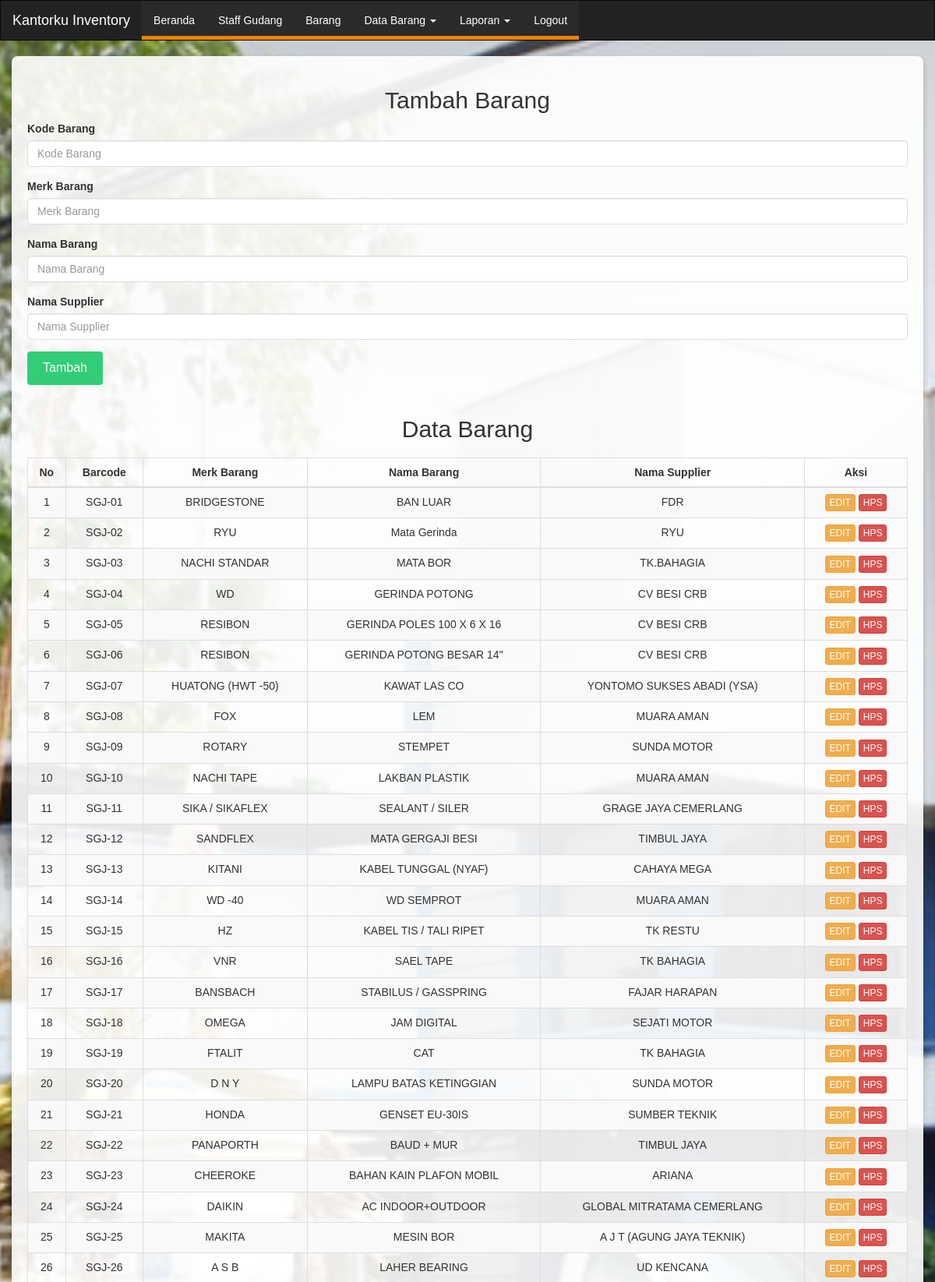
Page /data/barang.php (upper part) on the committed database.
### tables this page shows
CREATE TABLE `barang` (
  `id_barang` int NOT NULL,
  `barcode` varchar(15) NOT NULL,
  `merk_barang` varchar(30) NOT NULL,
  `nama_barang` varchar(30) NOT NULL,
  `nama_supplier` varchar(255) DEFAULT NULL
);

### data/barang.php (the view, shortened to what this page needs)
<?php
include '../koneksi.php';
?>
<!DOCTYPE html>
<html lang="id">
<head>
    <link rel="stylesheet" href="https://maxcdn.bootstrapcdn.com/bootstrap/3.3.7/css/bootstrap.min.css">
    <link href="../karre.css" rel="stylesheet" />
</head>
<body>
<nav class="navbar navbar-inverse">
    <div class="container-fluid">
        <div class="navbar-header">
            <a class="navbar-brand" href="#">Kantorku Inventory</a>
        </div>
        <div class="collapse navbar-collapse" id="navbarNav">
            <ul class="nav navbar-nav">
                <li><a href="../beranda.php">Beranda</a></li>
                <li><a href="../admin/admin.php">Staff Gudang</a></li>
                <li><a href="barang.php">Barang</a></li>
                <li class="dropdown">
                    <a href="#" class="dropdown-toggle" data-toggle="dropdown" role="button" aria-haspopup="true" aria-expanded="false">Data Barang <span class="caret"></span></a>
                </li>
                <li class="dropdown">
                    <a href="#" class="dropdown-toggle" data-toggle="dropdown" role="button" aria-haspopup="true" aria-expanded="false">Laporan <span class="caret"></span></a>
                </li>
                <li><a href="../index.php">Logout</a></li>
            </ul>
        </div>
    </div>
</nav>
<div class="container">
    <h2 class="text-center">Tambah Barang</h2>
    <form method="post" action="aksi_tambah_barang.php" enctype="multipart/form-data">
        <div class="form-group">
            <label for="barcode"><strong>Kode Barang</strong></label>
            <input type="text" class="form-control" id="barcode" name="barcode" placeholder="Kode Barang" required>
        </div>
        <div class="form-group">
            <label for="merk_barang"><strong>Merk Barang</strong></label>
            <input type="text" class="form-control" id="merk_barang" name="merk_barang" placeholder="Merk Barang" required>
        </div>
        <div class="form-group">
            <label for="nama_barang"><strong>Nama Barang</strong></label>
            <input type="text" class="form-control" id="nama_barang" name="nama_barang" placeholder="Nama Barang" required>
        </div>
        <div class="form-group">
            <label for="nama_supplier"><strong>Nama Supplier</strong></label>
            <input type="text" class="form-control" id="nama_supplier" name="nama_supplier" placeholder="Nama Supplier" required>
        </div>
        <button type="submit" class="btn btn-primary">Tambah</button>
    </form>
    <h2 class="text-center" style="margin-top: 40px;">Data Barang</h2>
    <table class="table table-striped table-bordered">
        <thead>
            <tr>
                <th>No</th>
                <th>Barcode</th>
                <th>Merk Barang</th>
                <th>Nama Barang</th>
                <th>Nama Supplier</th>
                <th>Aksi</th>
            </tr>
        </thead>
        <tbody>
        <?php
        $no = 1;
        $sql = "SELECT * FROM barang";
        $query = mysqli_query($db_link, $sql);
        while ($data = mysqli_fetch_array($query)) {
        ?>
            <tr>
                <td><?php echo $no; ?></td>
                <td><?php echo htmlspecialchars($data['barcode']); ?></td>
                <td><?php echo htmlspecialchars($data['merk_barang']); ?></td>
                <td><?php echo htmlspecialchars($data['nama_barang']); ?></td>
                <td><?php echo htmlspecialchars($data['nama_supplier']); ?></td>
                <td>
                    <a href="editbarang.php?id_barang=<?php echo urlencode($data['id_barang']); ?>" class="btn btn-warning btn-xs">EDIT</a>
                    <a href="delete.php?id_barang=<?php echo urlencode($data['id_barang']); ?>" onclick="return confirm('Anda yakin?')" class="btn btn-danger btn-xs">HPS</a>
                </td>
            </tr>
        <?php
            $no++;
        }
        ?>
        </tbody>
    </table>
</div>
</body>
</html>

### karre.css (style rules this page uses)
body { margin:0px; padding: 0px; }
.nav { background-color: #2a2a2a; height: 50px; border-bottom:5px solid #ef8009; }

### data/barang.php (style rules this page uses)
body { background-image: url('../selecta1.jpg'); background-size: cover; background-position: center; background-attachment: fixed; background-repeat: no-repeat; font-family: 'Arial', sans-serif; }
.navbar { margin-bottom: 0; border-radius: 0; }
.navbar-brand, .navbar-nav > li > a { color: #fff !important; }
.container { background-color: rgba(255, 255, 255, 0.9); border-radius: 8px; box-shadow: 0 4px 8px rgba(0, 0, 0, 0.2); padding: 20px; margin-top: 20px; }
.form-control { border-radius: 4px; border: 1px solid #ddd; }
.btn-primary { background-color: #33cd77; border: none; border-radius: 4px; padding: 10px 20px; font-size: 16px; cursor: pointer; }
.table { margin-top: 20px; }
.table th, .table td { text-align: center; }

### rows in the picture
barang: barcode "SGJ-01", merk_barang "BRIDGESTONE", nama_barang "BAN LUAR", nama_supplier "FDR"
barang: barcode "SGJ-02", merk_barang "RYU", nama_barang "Mata Gerinda", nama_supplier "RYU"
barang: barcode "SGJ-03", merk_barang "NACHI STANDAR", nama_barang "MATA BOR", nama_supplier "TK.BAHAGIA"
barang: barcode "SGJ-04", merk_barang "WD", nama_barang "GERINDA POTONG", nama_supplier "CV BESI CRB"
barang: barcode "SGJ-05", merk_barang "RESIBON", nama_barang "GERINDA POLES 100 X 6 X 16", nama_supplier "CV BESI CRB"
barang: barcode "SGJ-06", merk_barang "RESIBON", nama_barang "GERINDA POTONG BESAR 14\"", nama_supplier "CV BESI CRB"
barang: barcode "SGJ-07", merk_barang "HUATONG (HWT -50)", nama_barang "KAWAT LAS CO", nama_supplier "YONTOMO SUKSES ABADI (YSA)"
barang: barcode "SGJ-08", merk_barang "FOX", nama_barang "LEM", nama_supplier "MUARA AMAN"
barang: barcode "SGJ-09", merk_barang "ROTARY", nama_barang "STEMPET", nama_supplier "SUNDA MOTOR"
barang: barcode "SGJ-10", merk_barang "NACHI TAPE", nama_barang "LAKBAN PLASTIK", nama_supplier "MUARA AMAN"
barang: barcode "SGJ-11", merk_barang "SIKA / SIKAFLEX", nama_barang "SEALANT / SILER", nama_supplier "GRAGE JAYA CEMERLANG"
barang: barcode "SGJ-12", merk_barang "SANDFLEX", nama_barang "MATA GERGAJI BESI", nama_supplier "TIMBUL JAYA"
barang: barcode "SGJ-13", merk_barang "KITANI", nama_barang "KABEL TUNGGAL (NYAF)", nama_supplier "CAHAYA MEGA"
barang: barcode "SGJ-14", merk_barang "WD -40", nama_barang "WD SEMPROT", nama_supplier "MUARA AMAN"
barang: barcode "SGJ-15", merk_barang "HZ", nama_barang "KABEL TIS / TALI RIPET", nama_supplier "TK RESTU"
barang: barcode "SGJ-16", merk_barang "VNR", nama_barang "SAEL TAPE", nama_supplier "TK BAHAGIA"
barang: barcode "SGJ-17", merk_barang "BANSBACH", nama_barang "STABILUS / GASSPRING", nama_supplier "FAJAR HARAPAN"
barang: barcode "SGJ-18", merk_barang "OMEGA", nama_barang "JAM DIGITAL", nama_supplier "SEJATI MOTOR"
barang: barcode "SGJ-19", merk_barang "FTALIT", nama_barang "CAT", nama_supplier "TK BAHAGIA"
barang: barcode "SGJ-20", merk_barang "D N Y", nama_barang "LAMPU BATAS KETINGGIAN", nama_supplier "SUNDA MOTOR"
barang: barcode "SGJ-21", merk_barang "HONDA", nama_barang "GENSET EU-30IS", nama_supplier "SUMBER TEKNIK"
barang: barcode "SGJ-22", merk_barang "PANAPORTH", nama_barang "BAUD + MUR", nama_supplier "TIMBUL JAYA"
barang: barcode "SGJ-23", merk_barang "CHEEROKE", nama_barang "BAHAN KAIN PLAFON MOBIL", nama_supplier "ARIANA"
barang: barcode "SGJ-24", merk_barang "DAIKIN", nama_barang "AC INDOOR+OUTDOOR", nama_supplier "GLOBAL MITRATAMA CEMERLANG"
barang: barcode "SGJ-25", merk_barang "MAKITA", nama_barang "MESIN BOR", nama_supplier "A J T (AGUNG JAYA TEKNIK)"
barang: barcode "SGJ-26", merk_barang "A S B", nama_barang "LAHER BEARING", nama_supplier "UD KENCANA"
